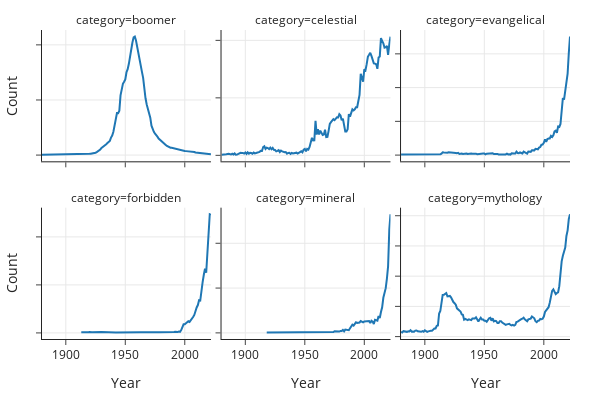

Here is the notebook cell this chart was saved with:
### Code cell
# We'll talk about plotting code soon!
import plotly.express as px
fig = px.line(cate_counts, x='Year', y='Count',
              facet_col='category', facet_col_wrap=3,
              facet_row_spacing=0.15,
              width=600, height=400)
fig.update_yaxes(matches=None, showticklabels=False)
fig

### Figure 1 — Plotly figure (JSON) as saved in the notebook; plotly's stock layout.template omitted (floating-point values rounded to 4 significant figures; data arrays with more than 128 entries replaced by an {"elided": "..."} marker saying what was removed)
{"data": [{"hovertemplate": "category=boomer<br>Year=%{x}<br>Count=%{y}<extra></extra>", "legendgroup": "", "line": {"color": "#1F77B4", "dash": "solid"}, "marker": {"symbol": "circle"}, "mode": "lines", "name": "", "orientation": "v", "showlegend": false, "type": "scatter", "x": {"elided": "143 int values"}, "xaxis": "x4", "y": {"elided": "143 int values"}, "yaxis": "y4"}, {"hovertemplate": "category=celestial<br>Year=%{x}<br>Count=%{y}<extra></extra>", "legendgroup": "", "line": {"color": "#1F77B4", "dash": "solid"}, "marker": {"symbol": "circle"}, "mode": "lines", "name": "", "orientation": "v", "showlegend": false, "type": "scatter", "x": {"elided": "141 int values"}, "xaxis": "x5", "y": {"elided": "141 int values"}, "yaxis": "y5"}, {"hovertemplate": "category=evangelical<br>Year=%{x}<br>Count=%{y}<extra></extra>", "legendgroup": "", "line": {"color": "#1F77B4", "dash": "solid"}, "marker": {"symbol": "circle"}, "mode": "lines", "name": "", "orientation": "v", "showlegend": false, "type": "scatter", "x": [1880, 1883, 1884, 1887, 1888, 1891, 1892, 1894, 1896, 1897, 1904, 1907, 1908, 1910, 1911, 1912, 1913, 1914, 1915, 1916, 1917, 1918, 1919, 1920, 1921, 1922, 1923, 1924, 1925, 1926, 1927, 1928, 1929, 1930, 1931, 1932, 1933, 1934, 1935, 1936, 1937, 1938, 1939, 1940, 1941, 1942, 1943, 1944, 1945, 1946, 1947, 1948, 1949, 1950, 1951, 1952, 1953, 1954, 1955, 1957, 1958, 1959, 1960, 1961, 1962, 1964, 1965, 1966, 1968, 1969, 1970, 1971, 1972, 1973, 1974, 1975, 1976, 1977, 1978, 1979, 1980, 1981, 1982, 1983, 1984, 1985, 1986, 1987, 1988, 1989, 1990, 1991, 1992, 1993, 1994, 1995, 1996, 1997, 1998, 1999, 2000, 2001, 2002, 2003, 2004, 2005, 2006, 2007, 2008, 2009, 2010, 2011, 2012, 2013, 2014, 2015, 2016, 2017, 2018, 2019, 2020, 2021, 2022], "xaxis": "x6", "y": [7, 7, 8, 6, 5, 11, 8, 6, 10, 14, 6, 5, 6, 12, 6, 5, 11, 22, 41, 38, 34, 38, 35, 42, 42, 41, 35, 37, 33, 32, 28, 33, 17, 21, 23, 17, 21, 29, 24, 17, 21, 15, 22, 20, 23, 21, 21, 13, 16, 12, 26, 20, 22, 22, 11, 21, 24, 19, 19, 27, 15, 17, 15, 17, 9, 7, 6, 10, 10, 22, 10, 13, 8, 26, 30, 23, 23, 51, 31, 29, 39, 26, 24, 51, 41, 39, 22, 52, 48, 48, 73, 71, 70, 93, 86, 86, 111, 119, 154, 156, 182, 232, 198, 237, 246, 246, 284, 269, 294, 350, 362, 332, 422, 417, 461, 626, 844, 821, 944, 1066, 1207, 1513, 1756], "yaxis": "y6"}, {"hovertemplate": "category=forbidden<br>Year=%{x}<br>Count=%{y}<extra></extra>", "legendgroup": "", "line": {"color": "#1F77B4", "dash": "solid"}, "marker": {"symbol": "circle"}, "mode": "lines", "name": "", "orientation": "v", "showlegend": false, "type": "scatter", "x": [1913, 1914, 1915, 1917, 1918, 1919, 1920, 1921, 1922, 1930, 1942, 1963, 1964, 1966, 1967, 1970, 1971, 1973, 1974, 1975, 1978, 1985, 1987, 1989, 1990, 1991, 1992, 1993, 1994, 1995, 1996, 1997, 1998, 1999, 2000, 2001, 2002, 2003, 2004, 2005, 2006, 2007, 2008, 2009, 2010, 2011, 2012, 2013, 2014, 2015, 2016, 2017, 2018, 2019, 2020, 2021, 2022], "xaxis": "x", "y": [6, 5, 6, 5, 7, 6, 9, 8, 6, 9, 5, 6, 5, 8, 7, 8, 9, 6, 5, 6, 7, 7, 5, 5, 7, 10, 13, 9, 9, 15, 12, 29, 63, 89, 89, 98, 109, 121, 115, 130, 141, 165, 187, 235, 265, 290, 341, 337, 471, 529, 606, 669, 627, 828, 1068, 1236, 1231], "yaxis": "y"}, {"hovertemplate": "category=mineral<br>Year=%{x}<br>Count=%{y}<extra></extra>", "legendgroup": "", "line": {"color": "#1F77B4", "dash": "solid"}, "marker": {"symbol": "circle"}, "mode": "lines", "name": "", "orientation": "v", "showlegend": false, "type": "scatter", "x": [1918, 1967, 1968, 1969, 1971, 1973, 1974, 1975, 1976, 1977, 1978, 1979, 1980, 1981, 1982, 1983, 1984, 1985, 1986, 1987, 1988, 1989, 1990, 1991, 1992, 1993, 1994, 1995, 1996, 1997, 1998, 1999, 2000, 2001, 2002, 2003, 2004, 2005, 2006, 2007, 2008, 2009, 2010, 2011, 2012, 2013, 2014, 2015, 2016, 2017, 2018, 2019, 2020, 2021, 2022], "xaxis": "x2", "y": [5, 5, 6, 5, 5, 10, 9, 17, 15, 15, 14, 15, 22, 21, 33, 18, 37, 37, 37, 30, 51, 72, 91, 82, 109, 118, 112, 112, 116, 132, 127, 117, 128, 128, 133, 134, 133, 109, 136, 126, 99, 146, 143, 137, 187, 166, 232, 285, 392, 435, 499, 605, 744, 1152, 1324], "yaxis": "y2"}, {"hovertemplate": "category=mythology<br>Year=%{x}<br>Count=%{y}<extra></extra>", "legendgroup": "", "line": {"color": "#1F77B4", "dash": "solid"}, "marker": {"symbol": "circle"}, "mode": "lines", "name": "", "orientation": "v", "showlegend": false, "type": "scatter", "x": {"elided": "143 int values"}, "xaxis": "x3", "y": {"elided": "143 int values"}, "yaxis": "y3"}], "layout": {"annotations": [{"font": {}, "showarrow": false, "text": "category=forbidden", "x": 0.16, "xanchor": "center", "xref": "paper", "y": 0.425, "yanchor": "bottom", "yref": "paper"}, {"font": {}, "showarrow": false, "text": "category=mineral", "x": 0.5, "xanchor": "center", "xref": "paper", "y": 0.425, "yanchor": "bottom", "yref": "paper"}, {"font": {}, "showarrow": false, "text": "category=mythology", "x": 0.84, "xanchor": "center", "xref": "paper", "y": 0.425, "yanchor": "bottom", "yref": "paper"}, {"font": {}, "showarrow": false, "text": "category=boomer", "x": 0.16, "xanchor": "center", "xref": "paper", "y": 1, "yanchor": "bottom", "yref": "paper"}, {"font": {}, "showarrow": false, "text": "category=celestial", "x": 0.5, "xanchor": "center", "xref": "paper", "y": 1, "yanchor": "bottom", "yref": "paper"}, {"font": {}, "showarrow": false, "text": "category=evangelical", "x": 0.84, "xanchor": "center", "xref": "paper", "y": 1, "yanchor": "bottom", "yref": "paper"}], "height": 400, "legend": {"tracegroupgap": 0}, "width": 600, "xaxis": {"anchor": "y", "domain": [0, 0.32], "title": {"text": "Year"}}, "xaxis2": {"anchor": "y2", "domain": [0.34, 0.66], "matches": "x", "title": {"text": "Year"}}, "xaxis3": {"anchor": "y3", "domain": [0.68, 1.0], "matches": "x", "title": {"text": "Year"}}, "xaxis4": {"anchor": "y4", "domain": [0, 0.32], "matches": "x", "showticklabels": false}, "xaxis5": {"anchor": "y5", "domain": [0.34, 0.66], "matches": "x", "showticklabels": false}, "xaxis6": {"anchor": "y6", "domain": [0.68, 1.0], "matches": "x", "showticklabels": false}, "yaxis": {"anchor": "x", "domain": [0, 0.425], "showticklabels": false, "title": {"text": "Count"}}, "yaxis2": {"anchor": "x2", "domain": [0, 0.425], "showticklabels": false}, "yaxis3": {"anchor": "x3", "domain": [0, 0.425], "showticklabels": false}, "yaxis4": {"anchor": "x4", "domain": [0.575, 1], "showticklabels": false, "title": {"text": "Count"}}, "yaxis5": {"anchor": "x5", "domain": [0.575, 1], "showticklabels": false}, "yaxis6": {"anchor": "x6", "domain": [0.575, 1], "showticklabels": false}}}
